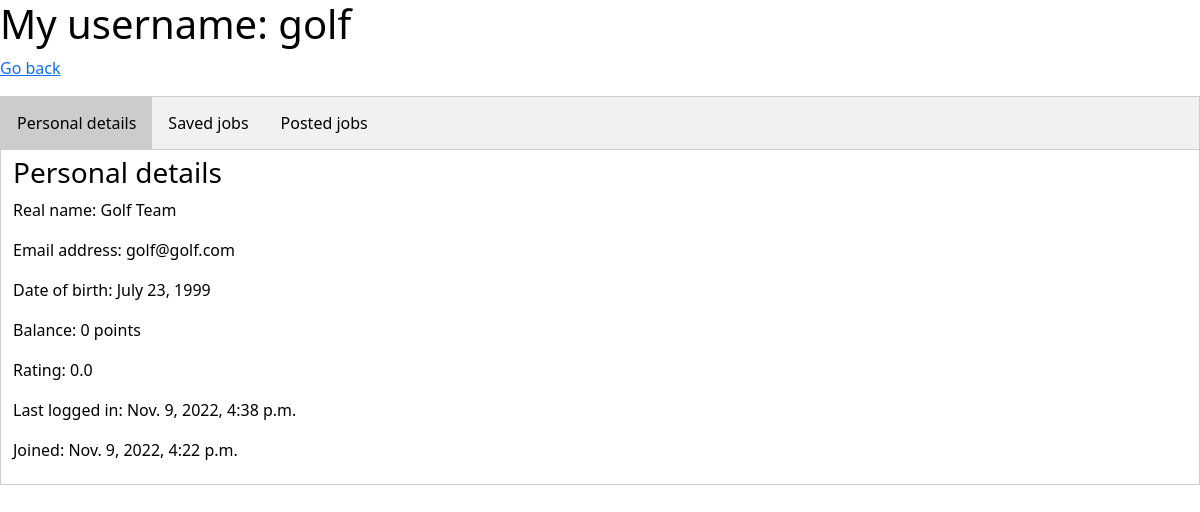
Screenshot of /profile/me/ (signed in) with the database file from the repository.
### userprofile/models.py (models this page shows)
class User(AbstractUser):
    balance = models.IntegerField(default=0)
    date_of_birth = models.DateField()
    rating = models.FloatField(default=0)

### userprofile/views.py (the view)
# urls.py: path('me/', views.me, name='me'), # My profile
def me(request):
    template = loader.get_template('userprofile/private.html')
    id = request.user.id
    try:
        user_extended = User.objects.get(pk=id)
    except User.DoesNotExist:
        return HttpResponseNotFound()
    saved_jobs = []
    saved = UserSaveForLater.objects.filter(user_id=id)
    for job in saved:
        saved_jobs.append([job.job_id, job.saving_time])
    posted_jobs = []
    posted = JobPosting.objects.filter(poster_id=id)
    for job in posted:
        applicants = list(JobProcess.objects.filter(job_id=job.job_id))
        posted_jobs.append([job, applicants])
    context = {
        'user': user_extended,
        'saved': saved_jobs,
        'posted': posted_jobs,
    }
    return HttpResponse(template.render(context, request))

### templates/userprofile/private.html (shortened to what this page needs)
{% extends 'base.html' %}
{% block content %}
<h1>My username: {{ user.username }}</h1>
<p><a href="{% url 'home' %}">Go back</a></p>
<div class="tab">
  <button class="tablinks" onclick="openTab(event, 'details')" id="details_tab">Personal details</button>
  <button class="tablinks" onclick="openTab(event, 'saved')" id="saved_tab">Saved jobs</button>
  <button class="tablinks" onclick="openTab(event, 'posted')" id="posted_tab">Posted jobs</button>
</div>
<div id="details" class="tabcontent">
  <h3>Personal details</h3>
  <p>Real name: {{ user.first_name }} {{ user.last_name }}</p>
  <p>Email address: {{ user.email }}</p>
  <p>Date of birth: {{ user.date_of_birth }}</p>
  <p>Balance: {{ user.balance }} points</p>
  <p>Rating: {{ user.rating }}</p>
  <p>Last logged in: {{ user.last_login }}</p>
  <p>Joined: {{ user.date_joined }}</p>
</div>
{% endblock %}

### static/css/styles.css (style rules this page uses)
body { background-color: #ffffff; color: #000; }
.tab { overflow: hidden; border: 1px solid #ccc; background-color: #f1f1f1; }
.tab button { background-color: inherit; float: left; border: none; outline: none; cursor: pointer; padding: 14px 16px; transition: 0.3s; }
.tab button.active { background-color: #ccc; }
.tabcontent { display: none; padding: 6px 12px; border: 1px solid #ccc; border-top: none; animation: fadeEffect 1s; }

### rows the page displays
User: first_name "Golf", last_name "Team", email "golf@golf.com", date_of_birth "July 23, 1999", balance "0", rating "0.0", last_login "Nov. 9, 2022, 4:38 p.m.", date_joined "Nov. 9, 2022, 4:22 p.m."
